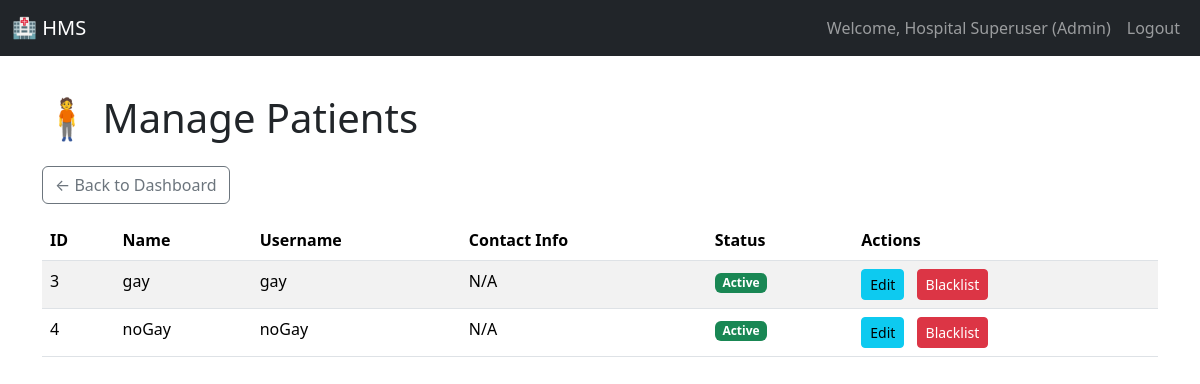
Page /admin/patients (signed in) on the earlier database version.
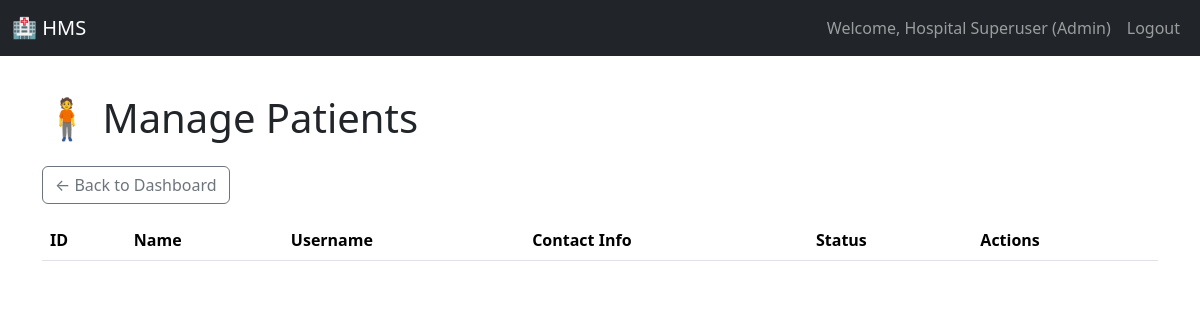
Same page on the later database version.
### models.py (models this page shows)
class Patient(db.Model):
    __tablename__ = 'patient'
    user_id = db.Column(db.Integer, db.ForeignKey('user.id'), primary_key=True)
    date_of_birth = db.Column(db.String(10))
    appointments = db.relationship('Appointment', backref='patient', lazy='dynamic')

class User(UserMixin, db.Model):
    __tablename__ = 'user'
    id = db.Column(db.Integer, primary_key=True)
    username = db.Column(db.String(80), unique=True, nullable=False)
    password_hash = db.Column(db.String(128), nullable=False)
    role = db.Column(db.String(10), nullable=False)  # Admin, Doctor, Patient
    name = db.Column(db.String(100), nullable=False)
    contact_info = db.Column(db.String(100))
    is_active = db.Column(db.Boolean, default=True) # Used for blacklist/deactivation
    doctor_profile = db.relationship('Doctor', backref='user', uselist=False)
    patient_profile = db.relationship('Patient', backref='user', uselist=False)

### app.py (the view)
@app.route('/admin/patients')
@role_required('Admin')
def manage_patients():
    patients = Patient.query.join(User).all()
    return render_template('manage_patients.html', patients=patients)

### app.py (called while the page is built)
@login_manager.user_loader
def load_user(user_id):
    return User.query.get(int(user_id))

def role_required(role):
    def wrapper(func):
        @login_required
        @functools.wraps(func)
        def decorated_view(*args, **kwargs):
            if current_user.role != role:
                flash('Access denied. You do not have the required permissions.', 'danger')
                return redirect(url_for('dashboard'))
            return func(*args, **kwargs)
        return decorated_view
    return wrapper

### templates/manage_patients.html (shortened to what this page needs)
{% extends "base.html" %}
{% block content %}
<h1 class="mb-4">🧍 Manage Patients</h1>
<a href="{{ url_for('admin_dashboard') }}" class="btn btn-outline-secondary mb-3">← Back to Dashboard</a>
<table class="table table-hover table-striped">
    <thead>
        <tr>
            <th>ID</th>
            <th>Name</th>
            <th>Username</th>
            <th>Contact Info</th>
            <th>Status</th>
            <th>Actions</th>
        </tr>
    </thead>
    <tbody>
        {% for patient in patients %}
        <tr>
            <td>{{ patient.user_id }}</td>
            <td>{{ patient.user.name }}</td>
            <td>{{ patient.user.username }}</td>
            <td>{{ patient.user.contact_info or 'N/A' }}</td>
            <td>
                {% if patient.user.is_active %}
                    <span class="badge bg-success">Active</span>
                {% else %}
                    <span class="badge bg-danger">Blacklisted</span>
                {% endif %}
            </td>
            <td>
                <a href="{{ url_for('edit_patient', user_id=patient.user_id) }}" class="btn btn-sm btn-info me-2">Edit</a>
                <form method="POST" action="{{ url_for('toggle_blacklist', user_id=patient.user_id) }}" style="display:inline;">
                    {% if patient.user.is_active %}
                        <button type="submit" class="btn btn-sm btn-danger">Blacklist</button>
                    {% else %}
                        <button type="submit" class="btn btn-sm btn-success">Activate</button>
                    {% endif %}
                </form>
            </td>
        </tr>
        {% endfor %}
    </tbody>
</table>
{% endblock %}

Differences in the rows shown:
removed Patient: user_id "3", user.name "gay", user.username "gay", user "N/A"
removed Patient: user_id "4", user.name "noGay", user.username "noGay", user "N/A"
